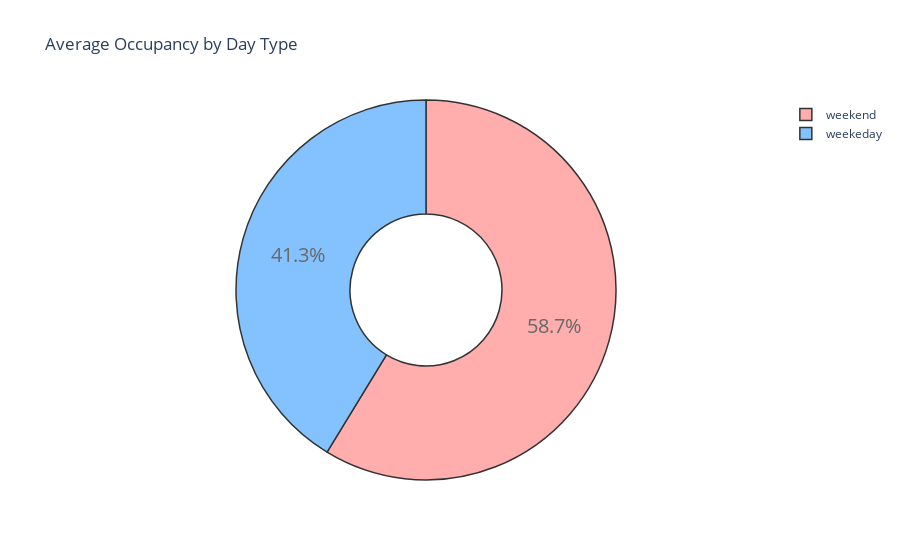

The notebook cell saved with this chart:
### Code cell
import plotly.graph_objs as go
import plotly.offline as py
py.init_notebook_mode(connected=True)  # only needed if you're in Jupyter Notebook

# Your data
avg_occ_weekday = df.groupby("day_type")["occ_pct"].mean().round(2)

# Plotly Pie (Donut) Chart
trace = go.Pie(
    labels=avg_occ_weekday.index,
    values=avg_occ_weekday.values,
    textfont=dict(size=20),
    opacity=0.8,
    hole=0.4,  # this turns it into a donut chart
    marker=dict(
        colors=['#66b3ff', '#ff9999'],  # adjust if you like
        line=dict(color='#000000', width=1.5)
    )
)

layout = dict(
    title='Average Occupancy by Day Type',
)

fig = dict(data=[trace], layout=layout)

py.iplot(fig)

### Figure 1 — Plotly figure (JSON) as saved in the notebook; plotly's stock layout.template omitted (floating-point values rounded to 4 significant figures)
{"data": [{"hole": 0.4, "labels": ["weekeday", "weekend"], "marker": {"colors": ["#66b3ff", "#ff9999"], "line": {"color": "#000000", "width": 1.5}}, "opacity": 0.8, "textfont": {"size": 20}, "type": "pie", "values": [50.9, 72.39]}], "layout": {"title": {"text": "Average Occupancy by Day Type"}}}
